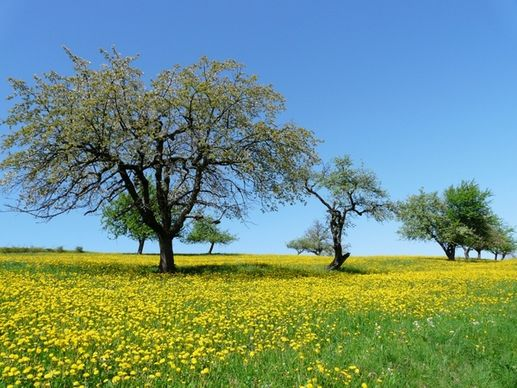
#> input picture input.jpg, 517 x 388 px, found by its file name
$ python jpg_to_bmp.py C:/Users/yawal/Desktop/input.jpg C:/Users/yawal/Desktop/input_converted.bmp
#> lines starting #> are read from the running program, lines starting #| are printed output that depends on the picture
"""
Converts any image (JPG, PNG, etc.) to a 24-bit uncompressed BMP
suitable for use in the BIPT Vivado simulation testbench.

Requirements:
  - Width must be divisible by 4 (BMP row padding rule)
  - Must be 24-bit color (no alpha channel)
  - File size must fit within testbench ARRAY_LEN (default ~512 KB)
    If image is large, it will be resized to fit.

Usage:
  python scripts/jpg_to_bmp.py <input_image> <output_bmp>

Example:
  python scripts/jpg_to_bmp.py C:/Users/yawal/Desktop/input.jpg C:/Users/yawal/Desktop/input_converted.bmp
"""

import os
import sys
import cv2
import argparse


MAX_FILE_SIZE_BYTES = 500 * 1024  # Must match ARRAY_LEN in tb_modules.v (~512 KB)
BYTES_PER_PIXEL = 3               # 24-bit BMP = 3 bytes per pixel
BMP_HEADER_SIZE = 54              # Standard BMP header is 54 bytes


def jpg_to_bmp(input_path: str, output_path: str) -> None:
    """
    Loads any image and saves it as a 24-bit uncompressed BMP.
    - Ensures width is divisible by 4
    - Resizes if the file would exceed MAX_FILE_SIZE_BYTES
    - Prints image info before and after conversion
    """
#> called with input_path = 'C:/Users/yawal/Desktop/input.jpg'
    if not os.path.exists(input_path):
        raise FileNotFoundError(f"Input image not found: '{input_path}'")

    img = cv2.imread(input_path)
#> img is the input picture: shape (388, 517, 3); mean B, G, R 129.4, 145.1, 113.6
    if img is None:
        raise ValueError(f"Could not read image: '{input_path}'. "
                         "Ensure it is a valid JPG/PNG/BMP file.")

    orig_h, orig_w = img.shape[:2]
#> orig_h = 388; orig_w = 517
    print(f"Input : {input_path}")
    print(f"  Size    : {orig_w} x {orig_h} pixels")
#|   Size    : 517 x 388 pixels
    print(f"  Format  : {os.path.splitext(input_path)[1].upper()}")

    # --- Resize if too large for testbench ARRAY_LEN ---
    max_pixels = (MAX_FILE_SIZE_BYTES - BMP_HEADER_SIZE) // BYTES_PER_PIXEL
    total_pixels = orig_w * orig_h
#> total_pixels = 200596

    if total_pixels > max_pixels:
        import math
        scale = math.sqrt(max_pixels / total_pixels)
#> scale = 0.922
        new_w = int(orig_w * scale)
#> new_w = 476
        new_h = int(orig_h * scale)
#> new_h = 357
        print(f"  WARNING: Image too large for testbench ({total_pixels} pixels > {max_pixels} max).")
#|   WARNING: Image too large for testbench (200596 pixels > 170648 max).
        print(f"  Resizing to {new_w} x {new_h} ...")
#> (printed output is left out)
        img = cv2.resize(img, (new_w, new_h), interpolation=cv2.INTER_AREA)
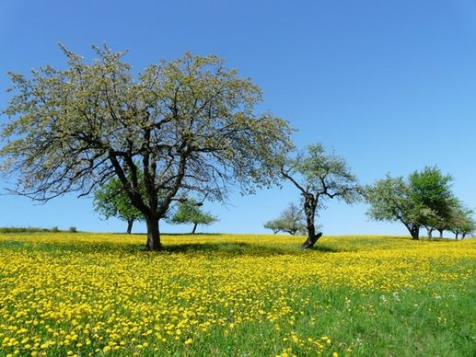
#> img: shape (357, 476, 3); mean B, G, R 129.4, 145.1, 113.6
        orig_h, orig_w = img.shape[:2]
#> orig_h = 357; orig_w = 476

    # --- Crop width to nearest multiple of 4 ---
    new_w = (orig_w // 4) * 4
    if new_w != orig_w:
        print(f"  Cropping width {orig_w} -> {new_w} (must be divisible by 4)")
        img = img[:, :new_w]

    final_h, final_w = img.shape[:2]
#> final_h = 357; final_w = 476
    estimated_size = BMP_HEADER_SIZE + final_w * final_h * BYTES_PER_PIXEL
#> estimated_size = 509850

    # --- Ensure output directory exists ---
    out_dir = os.path.dirname(output_path)
    if out_dir:
        os.makedirs(out_dir, exist_ok=True)

    # --- Write as 24-bit BMP ---
    success = cv2.imwrite(output_path, img)
    if not success:
        raise IOError(f"Failed to write BMP to: '{output_path}'")

    actual_size = os.path.getsize(output_path)
    print(f"\nOutput: {output_path}")
    print(f"  Size    : {final_w} x {final_h} pixels")
#|   Size    : 476 x 357 pixels
    print(f"  File    : {actual_size:,} bytes")
    print(f"  Ready for Vivado simulation: YES")
    print(f"\nNext step: Update read_fileName in tb_modules.v to point to this BMP.")


def main():
    parser = argparse.ArgumentParser(
        description="Convert any image to a 24-bit BMP valid for BIPT Vivado simulation.",
        formatter_class=argparse.RawTextHelpFormatter
    )
    parser.add_argument("input_image", type=str,
                        help="Path to the input image (JPG, PNG, BMP, etc.)")
    parser.add_argument("output_bmp", type=str,
                        help="Path for the output .bmp file")
    args = parser.parse_args()

    try:
        jpg_to_bmp(args.input_image, args.output_bmp)
    except FileNotFoundError as e:
        print(f"File Error: {e}")
        sys.exit(1)
    except ValueError as e:
        print(f"Image Error: {e}")
        sys.exit(1)
    except IOError as e:
        print(f"Write Error: {e}")
        sys.exit(1)
    except Exception as e:
        print(f"Unexpected error: {e}")
        sys.exit(1)


if __name__ == "__main__":
    main()
